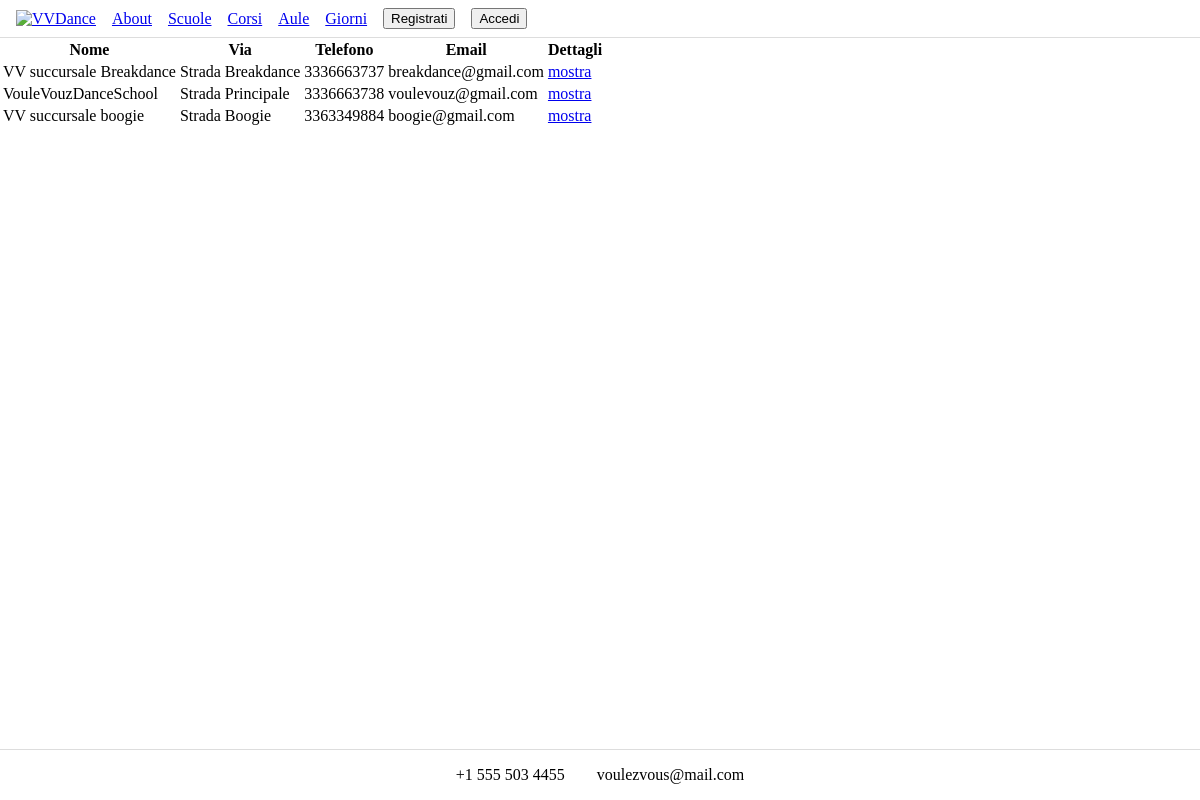
Screenshot of /schools/ with the database file from the repository.
### schoolmanagement/models.py (models this page shows, shortened)
class School(models.Model):
    name = models.CharField(max_length=64)
    street = models.CharField(max_length=64)
    city = models.CharField(max_length=64)
    province = models.CharField(max_length=64)
    zip = models.CharField(max_length=64)
    country = models.CharField(max_length=64)
    website = models.CharField(max_length=64)
    phone = models.CharField(max_length=64)
    email = models.EmailField()
    vat = models.CharField(max_length=64)

### schoolmanagement/views.py (the view)
# urls.py: path('', views.SchoolListView.as_view(), name='school-list'),
class SchoolListView(ListView):
    model = School

### schoolmanagement/templates/schoolmanagement/school_list.html
{% extends 'base_list.html' %}
{% block list-header %}
    <th>Nome</th>
    <th>Via</th>
    <th>Telefono</th>
    <th>Email</th>
    <th>Dettagli</th>
{% endblock %}
{% block list-body %}
    {% for object in object_list %}
        <tr>
            <td>{{ object.name }}</td>
            <td>{{ object.street }}</td>
            <td>{{ object.phone }}</td>
            <td>{{ object.email }}</td>
            <td><a href="{% url 'scuola' object.id %}">mostra</a></td>
        </tr>
    {% endfor %}
{% endblock %}

### static/css/style.css (style rules this page uses)
* { box-sizing: border-box; }
body { margin: 0; min-height: 100vh; display: flex; flex-direction: column; }

### rows the page displays
School: name "VV succursale Breakdance", street "Strada Breakdance", phone "3336663737", email "breakdance@gmail.com"
School: name "VouleVouzDanceSchool", street "Strada Principale", phone "3336663738", email "voulevouz@gmail.com"
School: name "VV succursale boogie", street "Strada Boogie", phone "3363349884", email "boogie@gmail.com"
